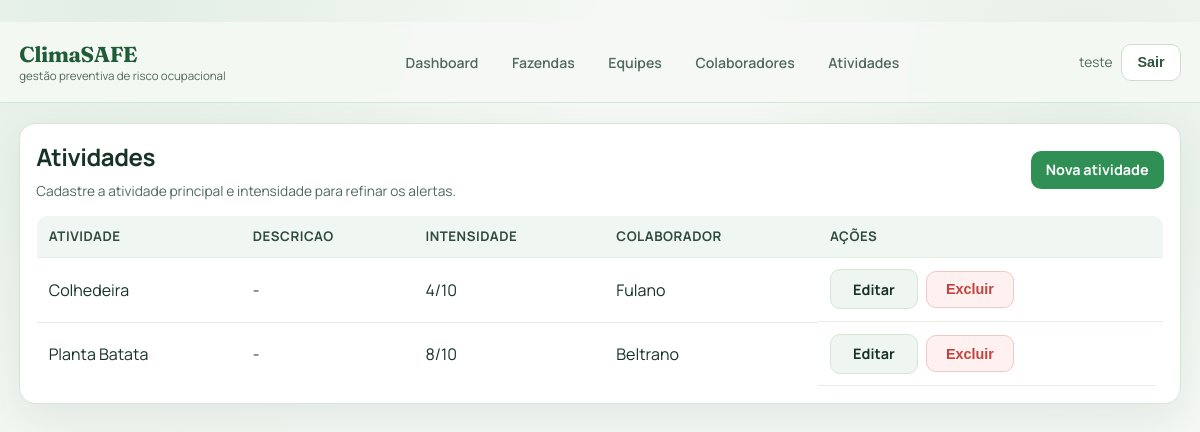
/atividades/ (signed in), run on the app's committed database.
### app/models.py (models this page shows, shortened)
class Atividade(models.Model):
    colaborador = models.ForeignKey(Colaborador, on_delete=models.CASCADE, related_name="atividades")
    descricao = models.TextField(
        default="",
        help_text="Descreva com clareza como essa atividade e executada no campo.",
    )
    nome = models.CharField(max_length=150)
    intensidade = models.PositiveSmallIntegerField(
        default=5,
        validators=[MinValueValidator(1), MaxValueValidator(10)],
        help_text="Intensidade da atividade de 1 (leve) a 10 (muito pesada).",
    )
    class Meta:
        ordering = ["nome"]

class Colaborador(models.Model):
    class Sexos(models.TextChoices):
        MASCULINO = "masculino", "Masculino"
        FEMININO = "feminino", "Feminino"
        OUTRO = "outro", "Outro"
        NAO_INFORMADO = "nao_informado", "Prefiro não informar"
    fazenda = models.ForeignKey(Fazenda, on_delete=models.CASCADE, related_name="colaboradores")
    equipe = models.ForeignKey(
        Equipe,
        on_delete=models.SET_NULL,
        null=True,
        blank=True,
        related_name="colaboradores",
    )
    nome = models.CharField(max_length=120)
    idade = models.PositiveSmallIntegerField(
        default=30,
        validators=[MinValueValidator(14), MaxValueValidator(100)],
    )
    sexo = models.CharField(
        max_length=20,
        choices=Sexos.choices,
        default=Sexos.NAO_INFORMADO,
    )
    detalhes_extras = models.TextField(
        blank=True,
        default="",
        help_text="Informe doencas, fatores psicologicos e outros cuidados relevantes do colaborador.",
    )
    jornada_horas = models.PositiveSmallIntegerField(
        default=8,
        validators=[MinValueValidator(1), MaxValueValidator(24)],
    )
    class Meta:
        ordering = ["nome"]
        unique_together = ("fazenda", "nome")

### app/views.py (the view)
# urls.py: path("atividades/", views.AtividadeListView.as_view(), name="atividade_list"),
class AtividadeListView(LoginRequiredMixin, ListView):
    model = Atividade
    template_name = "atividade_list.html"
    context_object_name = "atividades"
    def get_queryset(self):
        return Atividade.objects.filter(colaborador__fazenda__usuario=self.request.user).select_related(
            "colaborador"
        )

### app/templates/atividade_list.html (shortened to what this page needs)
﻿{% extends 'base.html' %}
{% block content %}
<section class="panel">
    <div class="section-head">
        <div>
            <h2>Atividades</h2>
            <p class="hint">Cadastre a atividade principal e intensidade para refinar os alertas.</p>
        </div>
        <a href="{% url 'atividade_create' %}" class="btn">Nova atividade</a>
    </div>
    {% if atividades %}
        <table class="table">
            <thead>
                <tr>
                    <th>Atividade</th>
                    <th>Descricao</th>
                    <th>Intensidade</th>
                    <th>Colaborador</th>
                    <th>Ações</th>
                </tr>
            </thead>
            <tbody>
            {% for atividade in atividades %}
                <tr>
                    <td>{{ atividade.nome }}</td>
                    <td>{{ atividade.descricao|default:"-" }}</td>
                    <td>{{ atividade.intensidade }}/10</td>
                    <td>{{ atividade.colaborador.nome }}</td>
                    <td class="actions">
                        <a href="{% url 'atividade_update' atividade.id %}" class="btn btn-light">Editar</a>
                        <form method="post" action="{% url 'atividade_delete' atividade.id %}">
                            <button type="submit" class="btn btn-danger">Excluir</button>
                        </form>
                    </td>
                </tr>
            {% endfor %}
            </tbody>
        </table>
    {% else %}
        <div class="empty-state">
            <p>Nenhuma atividade cadastrada.</p>
        </div>
    {% endif %}
</section>
{% endblock %}

### app/templates/base.html (shortened to what this page needs)
﻿{% load static %}
<!DOCTYPE html>
<html lang="pt-BR">
<head>
    <link rel="stylesheet" href="{% static 'app/style.css' %}">
</head>
<body>
    <header class="topbar">
        <div class="topbar-inner container">
            <div class="brand-wrap">
                <h1>ClimaSAFE</h1>
                <small>gestão preventiva de risco ocupacional</small>
            </div>
            <nav class="main-nav">
                <a href="{% url 'dashboard' %}">Dashboard</a>
                <a href="{% url 'fazenda_list' %}">Fazendas</a>
                <a href="{% url 'equipe_list' %}">Equipes</a>
                <a href="{% url 'colaborador_list' %}">Colaboradores</a>
                <a href="{% url 'atividade_list' %}">Atividades</a>
            </nav>
            <div class="auth-box">
                <span>{{ request.user.username }}</span>
                <form method="post" action="{% url 'logout' %}">
                    <button type="submit" class="btn btn-light">Sair</button>
                </form>
            </div>
        </div>
    </header>
    <main class="container">
        {% block content %}{% endblock %}
    </main>
</body>
</html>

### app/static/app/style.css (style rules this page uses)
* { box-sizing: border-box; }
body { margin: 0; font-family: "Manrope", sans-serif; color: var(--text); background: radial-gradient(circle at 10% 0%, rgba(110, 181, 130, 0.14), transparent 36%), radial-gradient(circle at 90% 10%, rgba(96, 167, 124, 0.1), transparent 26%), var(--bg); }
h1, h2, h3, h4 { margin: 0; letter-spacing: -0.02em; }
p { margin: 0; }
a { color: var(--primary-strong); }
.topbar { position: sticky; top: 0; z-index: 1200; background: rgba(245, 248, 244, 0.95); border-bottom: 1px solid var(--border); backdrop-filter: blur(6px); }
.topbar-inner { display: flex; align-items: center; gap: 1rem; justify-content: space-between; padding-top: 0.9rem; padding-bottom: 0.9rem; flex-wrap: wrap; }
.brand-wrap h1 { font-family: "Fraunces", serif; font-size: 1.35rem; color: #205c38; }
.brand-wrap small { display: block; color: var(--text-soft); font-size: 0.72rem; text-transform: lowercase; }
.main-nav { display: flex; gap: 0.45rem; flex-wrap: wrap; }
.main-nav a { text-decoration: none; font-size: 0.88rem; font-weight: 600; color: var(--text-soft); border: 1px solid transparent; border-radius: 999px; padding: 0.38rem 0.76rem; transition: 0.2s ease; }
.auth-box { display: flex; align-items: center; gap: 0.55rem; color: var(--text-soft); font-size: 0.85rem; }
.auth-box form { margin: 0; }
.container { max-width: 1240px; margin: 0 auto; padding: 1.2rem; }
.panel { background: var(--surface); border: 1px solid var(--border); border-radius: 16px; box-shadow: var(--shadow); padding: 1rem; margin-bottom: 1rem; }
.panel h2, .panel h3, .panel h4 { margin-bottom: 0.55rem; }
.section-head { display: flex; justify-content: space-between; align-items: center; gap: 0.8rem; margin-bottom: 0.9rem; flex-wrap: wrap; }
.hint { color: var(--text-soft); font-size: 0.86rem; }
.btn { border: none; border-radius: 10px; padding: 0.6rem 0.95rem; font-size: 0.9rem; font-weight: 700; cursor: pointer; text-decoration: none; display: inline-flex; align-items: center; justify-content: center; gap: 0.35rem; transition: 0.2s ease; }
.btn { background: var(--primary); color: #fff; }
.btn-light { background: #eff5f0; color: var(--text); border: 1px solid var(--border); }
.btn-danger { background: #fff1f0; color: var(--danger); border: 1px solid #f0c8c5; }
.actions { display: flex; flex-wrap: wrap; gap: 0.5rem; align-items: stretch; }
.actions form { margin: 0; }
.actions .btn { min-height: 36px; min-width: 88px; }
.table { width: 100%; border-collapse: collapse; overflow: hidden; border-radius: 12px; border: 1px solid var(--border); }
.table thead th { background: #f0f7f2; color: #2f4b3c; font-size: 0.83rem; text-transform: uppercase; letter-spacing: 0.04em; }
.table th, .table td { padding: 0.72rem; text-align: left; border-bottom: 1px solid #e4eee6; vertical-align: middle; }
.table td.actions { display: flex; gap: 0.5rem; align-items: center; flex-wrap: wrap; }
.topbar .btn-light { background: #ffffff; border-color: #cddccf; color: #315640; }

### data on the page
Atividade: nome "Colhedeira", descricao "-", intensidade "4", colaborador.nome "Fulano"
Atividade: nome "Planta Batata", descricao "-", intensidade "8", colaborador.nome "Beltrano"

### other printed values
{{ request.user.username }} "teste"
